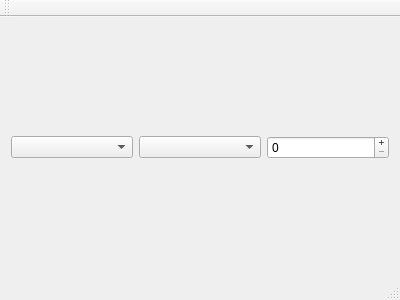
<?xml version="1.0" encoding="UTF-8"?>
<ui version="4.0">
 <class>MainWindow</class>
 <widget class="QMainWindow" name="MainWindow">
  <property name="geometry">
   <rect>
    <x>0</x>
    <y>0</y>
    <width>400</width>
    <height>300</height>
   </rect>
  </property>
  <property name="windowTitle">
   <string>MainWindow</string>
  </property>
  <widget class="QWidget" name="centralWidget">
   <layout class="QVBoxLayout" name="verticalLayout">
    <item>
     <layout class="QHBoxLayout" name="horizontalLayout">
      <item>
       <widget class="QComboBox" name="dim1"/>
      </item>
      <item>
       <widget class="QComboBox" name="dim2"/>
      </item>
      <item>
       <widget class="QSpinBox" name="sizegetter">
        <property name="buttonSymbols">
         <enum>QAbstractSpinBox::PlusMinus</enum>
        </property>
        <property name="maximum">
         <number>30</number>
        </property>
       </widget>
      </item>
     </layout>
    </item>
    <item>
     <layout class="QVBoxLayout" name="scatterLayout"/>
    </item>
   </layout>
  </widget>
  <widget class="QMenuBar" name="menuBar">
   <property name="geometry">
    <rect>
     <x>0</x>
     <y>0</y>
     <width>400</width>
     <height>21</height>
    </rect>
   </property>
  </widget>
  <widget class="QToolBar" name="mainToolBar">
   <attribute name="toolBarArea">
    <enum>TopToolBarArea</enum>
   </attribute>
   <attribute name="toolBarBreak">
    <bool>false</bool>
   </attribute>
  </widget>
  <widget class="QStatusBar" name="statusBar"/>
 </widget>
 <layoutdefault spacing="6" margin="11"/>
 <resources/>
 <connections/>
</ui>
